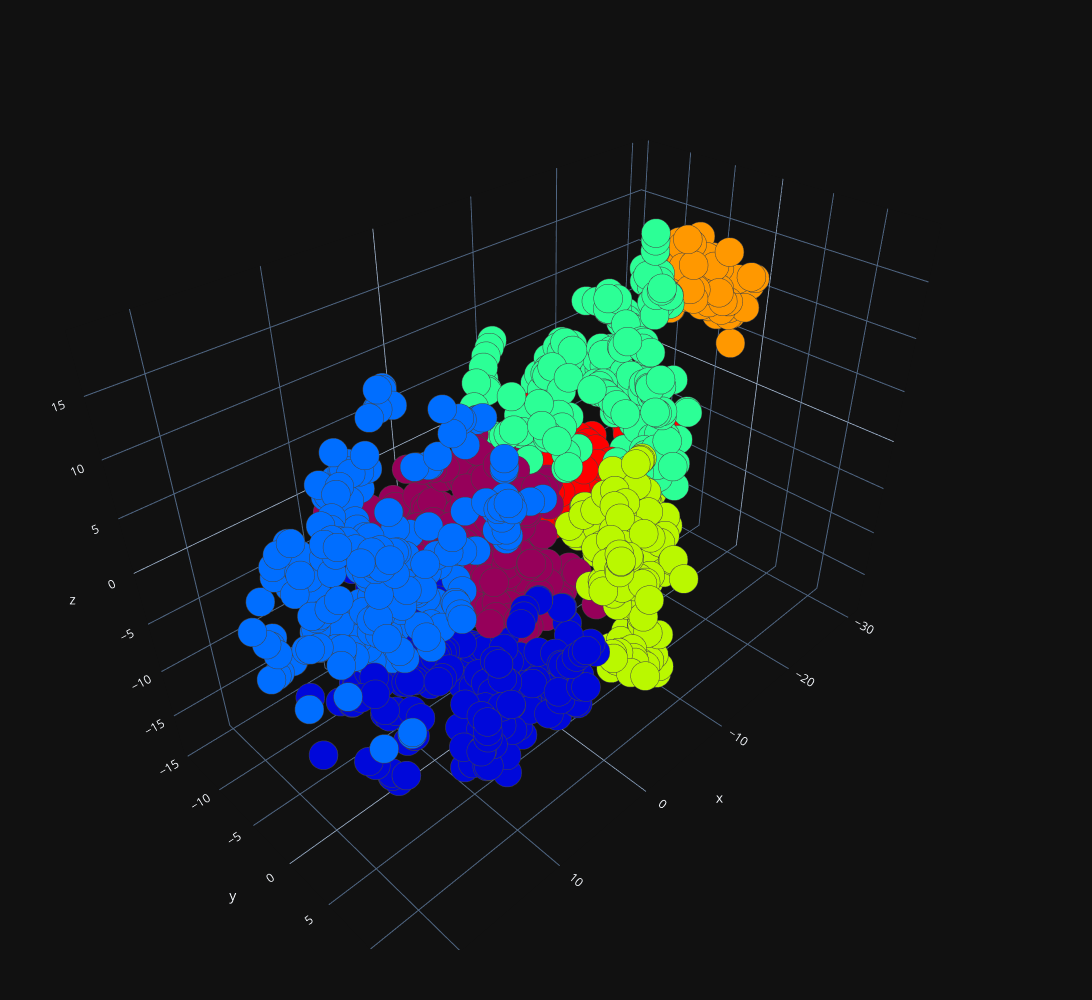

Here is the notebook cell this chart was saved with:
### Code cell
cf.plot_3d_clusters(tsne_data[:, 0],tsne_data[:, 1],tsne_data[:, 2],labels_agg)

### Figure 1 — Plotly figure (JSON) as saved in the notebook; plotly's stock layout.template omitted (floating-point values rounded to 4 significant figures; data arrays with more than 128 entries replaced by an {"elided": "..."} marker saying what was removed)
{"data": [{"marker": {"color": {"elided": "1273 int values"}, "colorscale": [[0, "rgb(150,0,90)"], [0.125, "rgb(0,0,200)"], [0.25, "rgb(0,25,255)"], [0.375, "rgb(0,152,255)"], [0.5, "rgb(44,255,150)"], [0.625, "rgb(151,255,0)"], [0.75, "rgb(255,234,0)"], [0.875, "rgb(255,111,0)"], [1, "rgb(255,0,0)"]], "line": {"width": 1}, "opacity": 1, "size": 10}, "mode": "markers", "type": "scatter3d", "x": {"elided": "1273 float values"}, "y": {"elided": "1273 float values"}, "z": {"elided": "1273 float values"}}], "layout": {"height": 1000, "margin": {"b": 50, "l": 50, "r": 50, "t": 50}, "width": 1800}}
